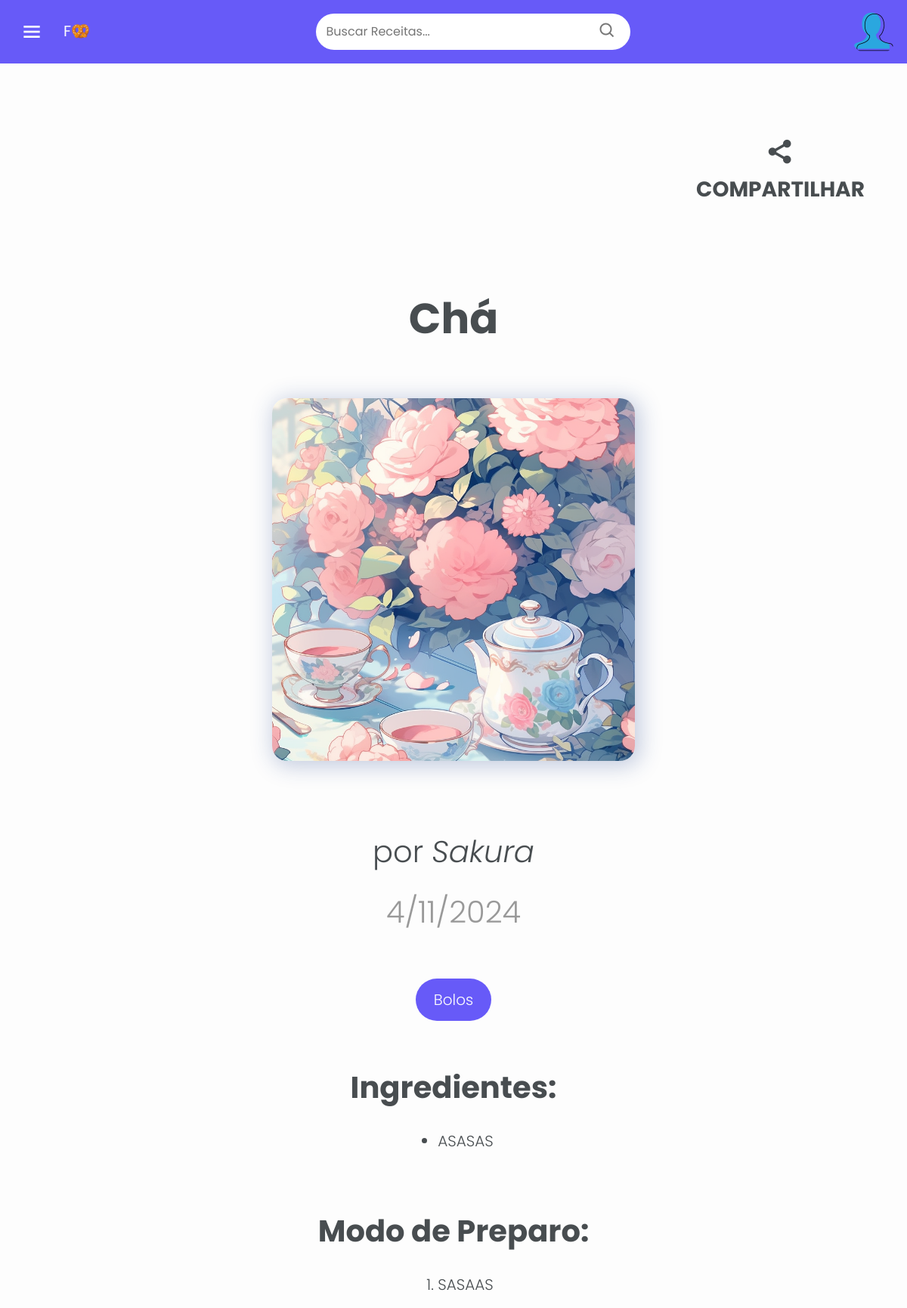
The page /recipes/view/11 on the database its author committed.
### recipebook/models.py (models this page shows, shortened)
class Recipe(db.Model):
    __tablename__ = 'recipe'
    id = db.Column(db.Integer, primary_key=True, autoincrement=True)
    user_id = db.Column(db.Integer, db.ForeignKey('user.id', ondelete="CASCADE"), nullable=False)
    title = db.Column(db.String(255), nullable=False)
    ingredients = db.Column(db.Text, nullable=False)
    steps = db.Column(db.Text, nullable=False)
    category_id = db.Column(db.Integer, db.ForeignKey('category.id', ondelete="CASCADE"), nullable=True)
    date_created = db.Column(db.DateTime(timezone=True), default=func.now())
    image_path = db.Column(db.String(255), nullable=True)

class User(db.Model, UserMixin):
    __tablename__ = 'user'
    id = db.Column(db.Integer, primary_key=True, autoincrement=True)
    name = db.Column(db.String(50), nullable=False)
    email = db.Column(db.String(50), nullable=False, unique=True)
    password = db.Column(db.String(255), nullable=False)
    profile_picture = db.Column(db.String(255), nullable=True)
    recipes = db.relationship('Recipe', backref='user', lazy=True, passive_deletes=True)
    liked_recipes = db.relationship('Recipe', secondary=likes, backref='liked_by')

class Category(db.Model):
    __tablename__ = 'category'
    id = db.Column(db.Integer, primary_key=True, autoincrement=True)
    name = db.Column(db.String(100), nullable=False)

### recipebook/recipes.py (the view)
@bp.route('/view/<int:recipe_id>', methods=['GET'])
def view(recipe_id):
    recipe = get_recipe_by_id(recipe_id)
    print(recipe.image_path)
    if recipe == None:
        return abort(404)
    return render_template('comida.html', recipe=recipe)

### recipebook/recipes.py (called while the page is built)
def get_recipe_by_id(recipe_id):
    query = (
        db.session.query(
            Recipe.id,
            Recipe.user_id,
            Recipe.title,
            Recipe.ingredients,
            Recipe.steps,
            Recipe.date_created,
            Recipe.image_path,
            Category.name.label("category_name"),
            User.name.label("author")
        )
        .filter_by(id=recipe_id)
        .join(User, User.id == Recipe.user_id)
        .join(Category, Recipe.category_id == Category.id)
    )
    recipe = query.first()
    return recipe

### recipebook/templates/comida.html (shortened to what this page needs)
<!doctype html>
<html lang="pt-br">
  <head>
    <link rel="stylesheet" href="{{ url_for('static', filename='bootstrap/css/bootstrap.min.css') }}">
    <link rel="stylesheet" href="{{ url_for('static', filename='css/navbar.css') }}">
    <link rel="stylesheet" href="{{ url_for('static', filename='css/comida.css') }}">
    <link href='https://unpkg.com/boxicons@2.1.4/css/boxicons.min.css' rel='stylesheet'>
  </head>
  <body>
    {% include "search_component.html" %}
    <div id="Position" class="d-flex justify-content-end">
      <div onclick="compartilhar()" id="BtnCompartilhar" class="d-flex align-items-center justify-content-end icons">
        <i id="Share" class='bx bxs-share-alt h4'></i>
        <span id="TextShare" class="text-uppercase fw-bold">Compartilhar</span>
      </div>
    </div>
    <h1 id="Header" class="display-4 text-center fw-bold text-capitalize">{{ recipe.title }}</h1>
    <div class="posicaoImagem">
      {% if recipe.image_path %}
        <img id="ImagemComida" src="{{ url_for('static', filename='uploads/' + recipe.image_path) }}" alt="Imagem da Comida">
      {% endif %}
    </div>
    <p id="Autor" class="display-6 text-center">por <i>{{ recipe.author }}</i></p>
    <p id="Data" class="lead display-6 text-center">{{ recipe.date_created.day }}/{{ recipe.date_created.month }}/{{ recipe.date_created.year }}</p>
    <div id="FundoCat">
      <p id="Categoria" class="lead pt-3 pb-3 h1 text-center">{{ recipe.category_name }}</p>
    </div>
    <h1 id="Ingredientes" class="text-center fw-bold">Ingredientes:</h1>
    <div id="Socorro">
      <ul>
        {% for i in recipe.ingredients.split('\n') %}
        <li class="lead text-capitalize">
          {{ i }}
        </li>
        {% endfor %}
      </ul>
    </div>
    <h1 id="ModoPreparo" class="text-center fw-bold">Modo de Preparo:</h1>
    <div id="Socorro">
      <ol>
        {% for i in recipe.steps.split('\n') %}
        <li class="lead text-capitalize">
          {{ i }}
        </li>
        {% endfor %}
      </ol>
    </div>
  </body>
</html>

### recipebook/static/css/navbar.css (style rules this page uses)
body { margin: 0; padding: 0; background-color: #FDFDFD; font-family: "Poppins", sans-serif; color: #484D50; }
#Header { padding-top: 6rem; padding-bottom: 4rem; }

### recipebook/static/css/comida.css (style rules this page uses)
#ImagemComida { border: none; width: 30rem; height: 30rem; border-radius: 20px; box-shadow: 4px 4px 28px 4px rgba(33, 63, 141, 0.25); margin-bottom: 6rem; object-fit: cover; background-position: center; }
#Autor, #Categoria, #Ingredientes, #ModoPreparo { margin-bottom: 2rem; }
#Socorro { display: flex; justify-content: center; width: 60%; margin: auto; }
#Ingredientes, #ModoPreparo { margin-top: 4rem; }
#Data { color: #999999; margin-bottom: 4rem; }
#Share { font-size: 42px; }
#TextShare { font-size: 28px; }
#Position { margin-top: 10rem; margin-right: 3%; }
#BtnCompartilhar { cursor: pointer; flex-direction: column; }
.posicaoImagem { display: flex; justify-content: center; }
.icons { padding: 20px; width: fit-content; border-radius: 10px; transition: all 0.2s linear; }
#Categoria { background-color: #675af8; border-radius: 40px; width: fit-content; color: #fdfdfd; padding: 1.5rem; margin: auto; }

### rows shown on the page
Recipe: title "Chá", image_path (picture), ingredients "ASASAS", steps "SASAAS"
User: author "Sakura"
Category: category_name "Bolos"

### other values the page prints
{{ recipe.date_created.day }} "4"
{{ recipe.date_created.month }} "11"
{{ recipe.date_created.year }} "2024"
